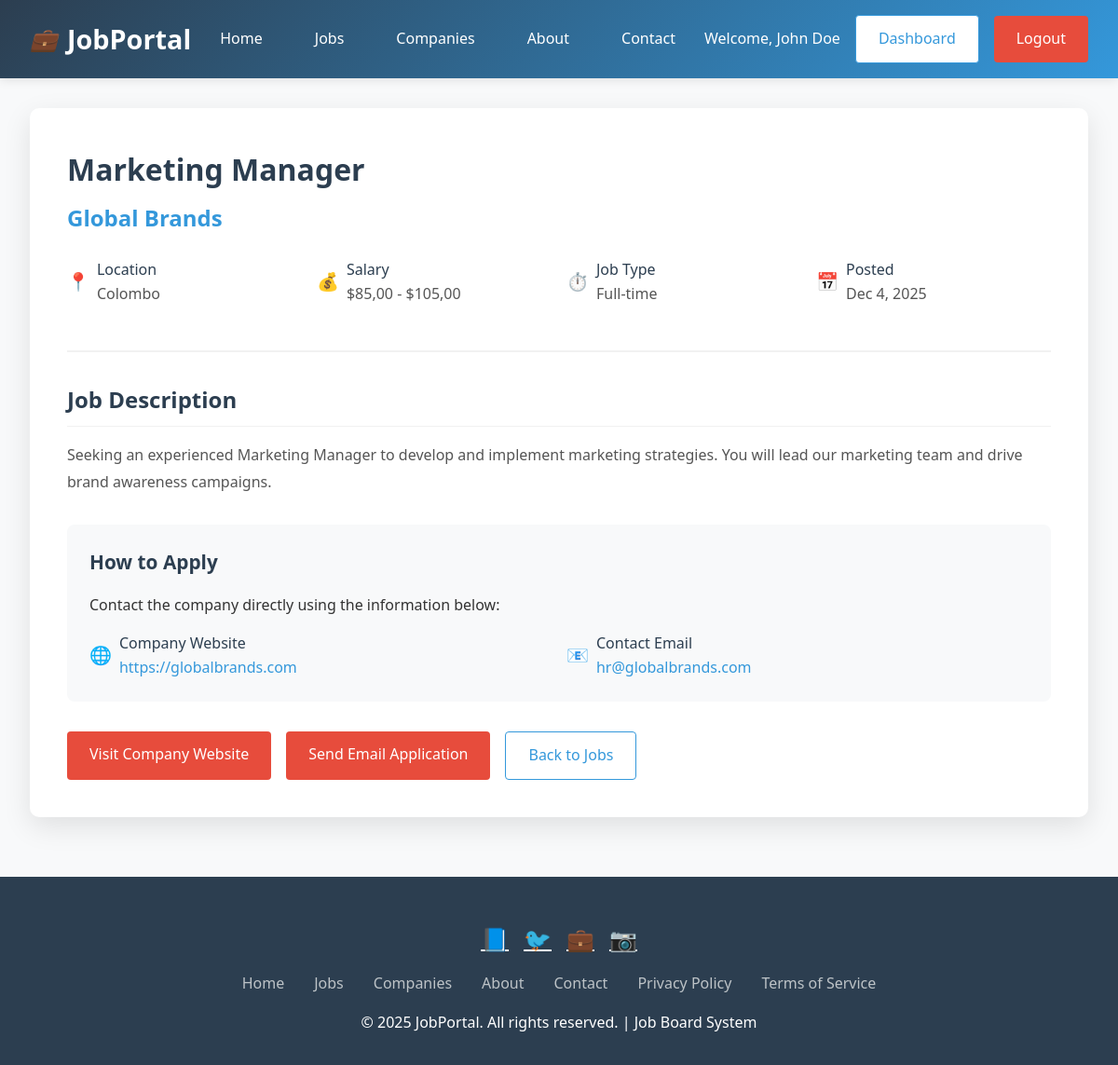
The app's page /job-details.php?id=2 (signed in) with its own data.
### tables this page shows
CREATE TABLE jobs (
    id INT AUTO_INCREMENT PRIMARY KEY,
    company_name VARCHAR(100) NOT NULL,
    title VARCHAR(200) NOT NULL,
    description TEXT NOT NULL,
    location VARCHAR(100),
    salary VARCHAR(100),
    job_type VARCHAR(50),
    company_website VARCHAR(200),
    contact_email VARCHAR(100),
    created_at TIMESTAMP DEFAULT CURRENT_TIMESTAMP
);

### job-details.php (the view, shortened to what this page needs)
<?php
require_once 'config.php';
$job_id = isset($_GET['id']) ? (int)$_GET['id'] : 0;
$stmt = $pdo->prepare("SELECT * FROM jobs WHERE id = ?");
$stmt->execute([$job_id]);
$job = $stmt->fetch();
?>
<!DOCTYPE html>
<html lang="en">
<head>
</head>
<body>
    <header class="header">
        <div class="logo">
            <i>💼</i> JobPortal
        </div>
        <nav class="nav">
            <a href="index.php">Home</a>
            <a href="jobs.php">Jobs</a>
            <a href="companies.php">Companies</a>
            <a href="about.php">About</a>
            <a href="contact.php">Contact</a>
        </nav>
        <div class="auth-buttons">
            <span style="color: white;">Welcome, <?php echo $_SESSION['user_name']; ?></span>
            <a href="dashboard.php" class="btn btn-outline">Dashboard</a>
            <a href="logout.php" class="btn btn-primary">Logout</a>
        </div>
    </header>
    <div class="container">
        <div class="job-details">
            <div class="job-header">
                <h1 class="job-title"><?php echo htmlspecialchars($job['title']); ?></h1>
                <div class="job-company"><?php echo htmlspecialchars($job['company_name']); ?></div>
                <div class="job-meta">
                    <div class="meta-item">
                        <span class="meta-icon">📍</span>
                        <div>
                            <div class="meta-label">Location</div>
                            <div class="meta-value"><?php echo htmlspecialchars($job['location']); ?></div>
                        </div>
                    </div>
                    <div class="meta-item">
                        <span class="meta-icon">💰</span>
                        <div>
                            <div class="meta-label">Salary</div>
                            <div class="meta-value"><?php echo htmlspecialchars($job['salary']); ?></div>
                        </div>
                    </div>
                    <div class="meta-item">
                        <span class="meta-icon">⏱️</span>
                        <div>
                            <div class="meta-label">Job Type</div>
                            <div class="meta-value"><?php echo htmlspecialchars($job['job_type']); ?></div>
                        </div>
                    </div>
                    <div class="meta-item">
                        <span class="meta-icon">📅</span>
                        <div>
                            <div class="meta-label">Posted</div>
                            <div class="meta-value"><?php echo date('M j, Y', strtotime($job['created_at'])); ?></div>
                        </div>
                    </div>
                </div>
            </div>
            <div class="job-section">
                <h3>Job Description</h3>
                <div class="job-description">
                    <?php echo nl2br(htmlspecialchars($job['description'])); ?>
                </div>
            </div>
            <div class="application-info">
                <h4>How to Apply</h4>
                <p>Contact the company directly using the information below:</p>
                <div class="contact-details">
                    <div class="contact-item">
                        <span class="contact-icon">🌐</span>
                        <div>
                            <div class="meta-label">Company Website</div>
                            <a href="<?php echo htmlspecialchars($job['company_website']); ?>" target="_blank" class="contact-link"><?php echo htmlspecialchars($job['company_website']); ?></a>
                        </div>
                    </div>
                    <div class="contact-item">
                        <span class="contact-icon">📧</span>
                        <div>
                            <div class="meta-label">Contact Email</div>
                            <a href="mailto:<?php echo htmlspecialchars($job['contact_email']); ?>" class="contact-link"><?php echo htmlspecialchars($job['contact_email']); ?></a>
                        </div>
                    </div>
                </div>
            </div>
            <div class="action-buttons">
                <a href="<?php echo htmlspecialchars($job['company_website']); ?>" target="_blank" class="btn btn-primary">Visit Company Website</a>
                <a href="mailto:<?php echo htmlspecialchars($job['contact_email']); ?>" class="btn btn-primary">Send Email Application</a>
                <a href="jobs.php" class="btn btn-outline">Back to Jobs</a>
            </div>
        </div>
    </div>
   <footer class="footer">
    <div class="social-links">
      <a href="https://web.facebook.com/?_rdc=1&_rdr#" title="Facebook">📘</a>
      <a href="https://x.com/i/flow/login" title="Twitter">🐦</a>
      <a href="https://www.linkedin.com" title="LinkedIn">💼</a>
      <a href="https://www.instagram.com" title="Instagram">📷</a>
    </div>
    <div class="footer-links">
      <a href="index.php">Home</a>
      <a href="jobs.php">Jobs</a>
      <a href="companies.php">Companies</a>
      <a href="about.php">About</a>
      <a href="contact.php">Contact</a>
      <a href="https://en.wikipedia.org/wiki/Privacy_policy">Privacy Policy</a>
      <a href="contact.php">Terms of Service</a>
    </div>
    <p>&copy; 2025 JobPortal. All rights reserved. | Job Board System</p>
  </footer>
</body>
</html>

### job-details.php (style rules this page uses)
* { margin: 0; padding: 0; box-sizing: border-box; font-family: 'Segoe UI', Tahoma, Geneva, Verdana, sans-serif; }
body { background-color: #f8f9fa; line-height: 1.6; color: #333; min-height: 100vh; display: flex; flex-direction: column; }
.header { background: linear-gradient(135deg, #2c3e50, #3498db); color: white; padding: 1rem 2rem; display: flex; justify-content: space-between; align-items: center; box-shadow: 0 2px 10px rgba(0,0,0,0.1); }
.logo { font-size: 1.8rem; font-weight: bold; display: flex; align-items: center; }
.logo i { margin-right: 10px; font-size: 1.5rem; }
.nav { display: flex; gap: 1.5rem; }
.nav a { color: white; text-decoration: none; padding: 0.5rem 1rem; border-radius: 4px; transition: all 0.3s ease; }
.auth-buttons { display: flex; gap: 1rem; align-items: center; }
.btn { padding: 0.75rem 1.5rem; text-decoration: none; border-radius: 4px; display: inline-block; font-weight: 500; transition: all 0.3s ease; border: none; cursor: pointer; font-size: 1rem; }
.btn-outline { border: 1px solid #3498db; color: #3498db; background: white; }
.btn-primary { background: #e74c3c; color: white; }
.container { max-width: 1200px; margin: 0 auto; padding: 2rem; flex: 1; }
.job-details { background: white; border-radius: 10px; box-shadow: 0 10px 30px rgba(0,0,0,0.1); padding: 2.5rem; margin-bottom: 2rem; }
.job-header { border-bottom: 2px solid #f1f1f1; padding-bottom: 1.5rem; margin-bottom: 2rem; }
.job-title { color: #2c3e50; font-size: 2rem; margin-bottom: 0.5rem; }
.job-company { color: #3498db; font-size: 1.5rem; margin-bottom: 1rem; font-weight: 600; }
.job-meta { display: grid; grid-template-columns: repeat(auto-fit, minmax(200px, 1fr)); gap: 1rem; margin: 1.5rem 0; }
.meta-item { display: flex; align-items: center; gap: 0.5rem; }
.meta-icon { font-size: 1.2rem; color: #3498db; }
.meta-label { font-weight: 500; color: #2c3e50; }
.meta-value { color: #555; }
.job-section { margin-bottom: 2rem; }
.job-section h3 { color: #2c3e50; margin-bottom: 1rem; font-size: 1.5rem; border-bottom: 1px solid #f1f1f1; padding-bottom: 0.5rem; }
.job-description { line-height: 1.8; color: #555; }
.application-info { background: #f8f9fa; padding: 1.5rem; border-radius: 8px; margin: 1.5rem 0; }
.application-info h4 { color: #2c3e50; margin-bottom: 1rem; font-size: 1.3rem; }
.contact-details { display: grid; grid-template-columns: repeat(auto-fit, minmax(250px, 1fr)); gap: 1rem; margin-top: 1rem; }
.contact-item { display: flex; align-items: center; gap: 0.5rem; }
.contact-icon { font-size: 1.2rem; color: #3498db; }
.contact-link { color: #3498db; text-decoration: none; font-weight: 500; }
.action-buttons { display: flex; gap: 1rem; margin-top: 2rem; flex-wrap: wrap; }
.footer { background: #2c3e50; color: white; text-align: center; padding: 2rem; margin-top: auto; }
.social-links { display: flex; justify-content: center; gap: 1rem; margin: 1rem 0; }
.social-links a { color: white; font-size: 1.5rem; transition: color 0.3s ease; }
.footer-links { display: flex; justify-content: center; gap: 2rem; margin: 1rem 0; }
.footer-links a { color: #bdc3c7; text-decoration: none; transition: color 0.3s ease; }

### records on screen
jobs: title "Marketing Manager", company_name "Global Brands", location "Colombo", salary "$85,00 - $105,00", job_type "Full-time", created_at "Dec 4, 2025", description "Seeking an experienced Marketing Manager to develop and implement marketing strategies. You will lead our marketing team and drive brand awareness campaigns.", company_website "https://globalbrands.com", contact_email "hr@globalbrands.com"

### other values on screen
$_SESSION['user_name'] "John Doe"
